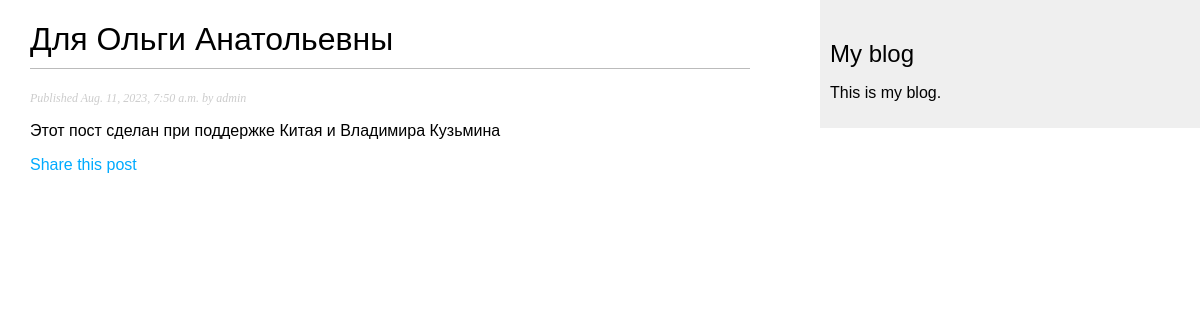
/blog/2023/8/11/dlya-olgi-anatolevny/, run on the app's committed database.
### blog/models.py (models this page shows, shortened)
class Post(models.Model):
    class Status(models.TextChoices):
        DRAFT = 'DF', 'Draft'
        PUBLISHED = 'PB', 'Published'
    title = models.CharField(max_length=250)
    slug = models.SlugField(max_length=250,
                            unique_for_date='publish') # Нужно для того, чтобы был один пост со slug на заданную дату
    author = models.ForeignKey(User,
                               on_delete=models.CASCADE,
                               related_name='blog_posts')
    body = models.TextField()
    publish = models.DateTimeField(default=timezone.now)
    created = models.DateTimeField(auto_now_add=True)
    updated = models.DateTimeField(auto_now=True)
    status = models.CharField(max_length=2,
                              choices=Status.choices,
                              default=Status.DRAFT)
    objects = models.Manager() # Стандартный менежер
    published = PublishedManager() # Созданный менеджер
    class Meta:
        ordering = ['-publish']
        indexes = [
            models.Index(fields=['-publish']),
        ]

### blog/views.py (the view)
# urls.py: path('blog/', include('blog.urls', namespace='blog')) # blog(namespace==пространоство имен) blog:post_detail / blog:post_list
def post_detail(request, year, month, day, post):
    post = get_object_or_404(Post,
                             status=Post.Status.PUBLISHED,
                             slug=post,
                             publish__year = year,
                             publish__month = month,
                             publish__day = day)
    return render(request, 'blog/post/detail.html',
                  {'post': post})

### templates/blog/post/detail.html (shortened to what this page needs)
{% extends 'base.html' %}
{% block content %}
    <h1>{{ post.title }}</h1>
    <p class="date">
        Published {{ post.publish }} by {{ post.author }}
    </p>
    {{ post.body|linebreaks }}
    <p>
        <a href="{% url 'blog:post_share' post.id %}">
            Share this post
        </a>
    </p>
{% endblock %}

### static/css/blog.css (style rules this page uses)
body { margin:0; padding:0; font-family:helvetica, sans-serif; }
a { color:#00abff; text-decoration:none; }
h1 { font-weight:normal; border-bottom:1px solid #bbb; padding:0 0 10px 0; }
p.date { color:#ccc; font-family: georgia, serif; font-size: 12px; font-style: italic; }

### data on the page
Post: title "Для Ольги Анатольевны", publish "Aug. 11, 2023, 7:50 a.m.", author "admin", body "Этот пост сделан при поддержке Китая и Владимира Кузьмина"
